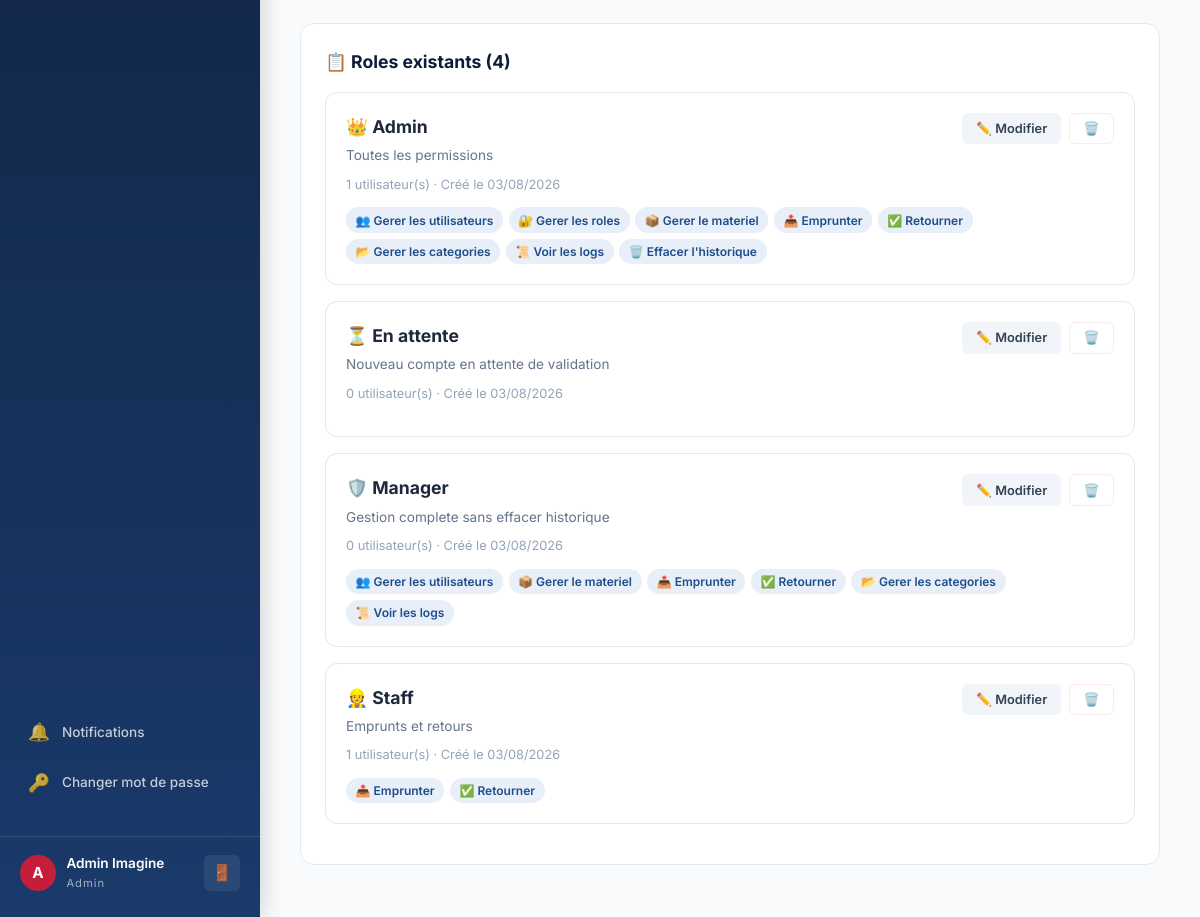
The app's page /admin/roles (signed in, lower part), older data.
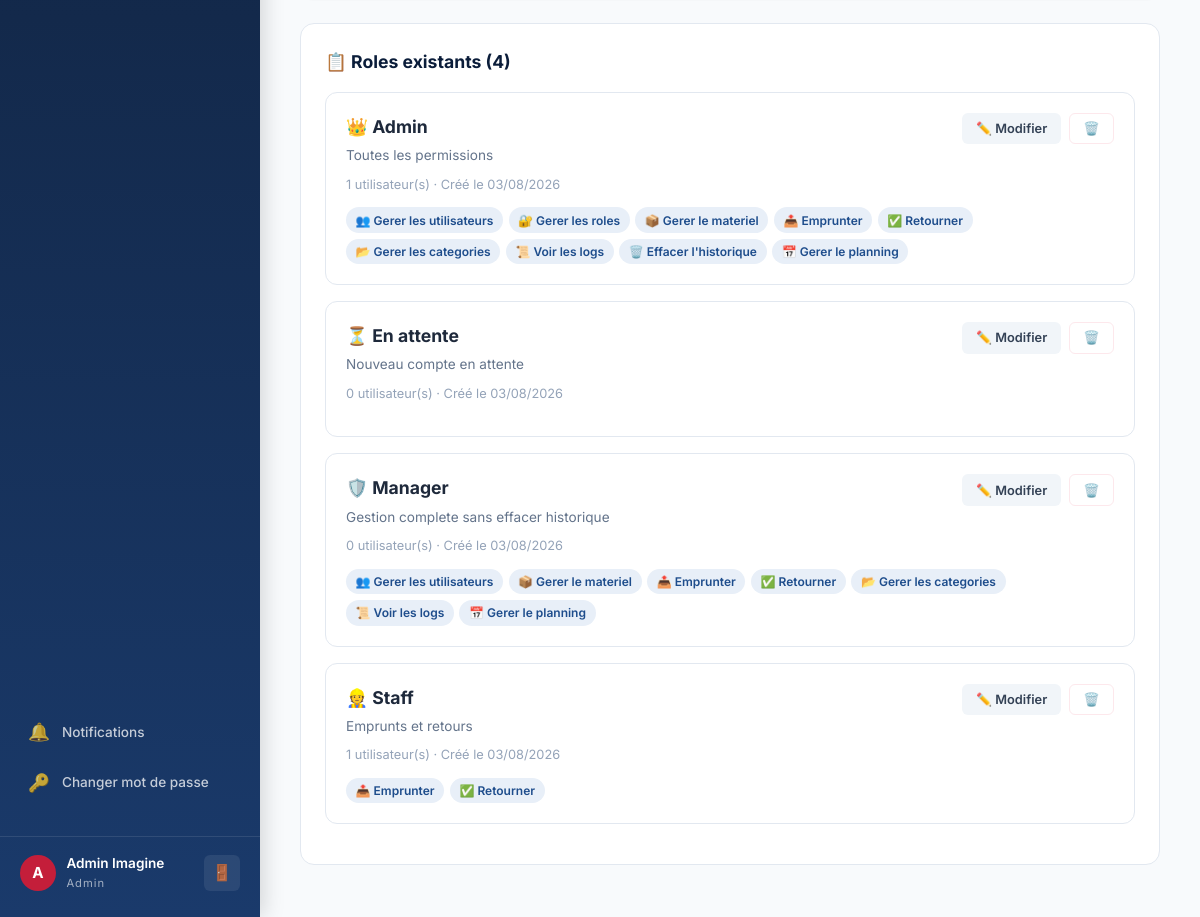
The same page, newer data.
### app.py (models this page shows, shortened)
class User(UserMixin, db.Model):
    __tablename__ = 'users'
    id = db.Column(db.Integer, primary_key=True); email = db.Column(db.String(150), unique=True, nullable=False)
    password_hash = db.Column(db.String(256), nullable=False); full_name = db.Column(db.String(150), nullable=False)
    role_id = db.Column(db.Integer, db.ForeignKey('roles.id'), nullable=True)
    created_at = db.Column(db.DateTime, default=tunisia_now)
    borrows = db.relationship('Borrow', backref='user', lazy=True)
    event_assignments = db.relationship('EventAssignment', backref='user', lazy=True)
    notifications = db.relationship('Notification', backref='user', lazy=True, foreign_keys='Notification.user_id')
    def has_permission(self, perm):
        role = db.session.get(CustomRole, self.role_id) if self.role_id else None
        return role.has_permission(perm) if role else False
    @property
    def role_name(self):
        role = db.session.get(CustomRole, self.role_id) if self.role_id else None
        return role.name if role else 'Aucun role'
    @property
    def unread_notifications(self):
        return Notification.query.filter_by(user_id=self.id, read=False).count()

class CustomRole(db.Model):
    __tablename__ = 'roles'
    id = db.Column(db.Integer, primary_key=True); name = db.Column(db.String(100), unique=True, nullable=False)
    icon = db.Column(db.String(10), default='👤'); description = db.Column(db.String(250), default='')
    permissions = db.Column(db.Text, default=''); created_at = db.Column(db.DateTime, default=tunisia_now)
    users = db.relationship('User', backref='role', lazy=True)
    def get_permissions(self):
        try: return json.loads(self.permissions) if self.permissions else []
        except: return []
    def has_permission(self, p): return p in self.get_permissions()

### app.py (the view)
@app.route('/admin/roles')
@permission_required('manage_roles')
def manage_roles():
    return render_template('manage_roles.html', roles=CustomRole.query.order_by(CustomRole.name).all(), all_permissions=ALL_PERMISSIONS)

### app.py (called while the page is built)
@login_manager.user_loader
def load_user(uid): return db.session.get(User, int(uid))

def permission_required(perm):
    def decorator(f):
        @wraps(f)
        @login_required
        def decorated(*args, **kwargs):
            if not current_user.has_permission(perm):
                flash('Acces refuse. Permission requise : ' + perm, 'error')
                return redirect(url_for('dashboard'))
            return f(*args, **kwargs)
        return decorated
    return decorator

### templates/manage_roles.html (shortened to what this page needs)
{% extends "base.html" %}
{% block content %}
<div class="form-page" style="max-width:1000px">
    <div class="detail-section"><h2>📋 Roles existants ({{ roles|length }})</h2>
        {% for role in roles %}
        <div style="border:1px solid var(--gray-200);border-radius:12px;padding:1.25rem;margin-bottom:1rem;background:var(--white)">
            <div style="display:flex;justify-content:space-between;align-items:start;flex-wrap:wrap;gap:1rem">
                <div>
                    <h3 style="font-size:1.1rem;margin-bottom:.25rem">{{ role.icon }} {{ role.name }}</h3>
                    <p style="color:var(--gray-500);font-size:.85rem">{{ role.description or 'Aucune description' }}</p>
                    <div style="margin-top:.5rem">
                        <small style="color:var(--gray-400)">{{ role.users|length }} utilisateur(s) · Créé le {{ role.created_at.strftime('%d/%m/%Y') }}</small>
                    </div>
                </div>
                <div style="display:flex;gap:.5rem">
                    <button class="btn btn-sm btn-secondary" onclick="openEditRole('{{ role.id }}','{{ role.name | replace("'","\\'") }}','{{ role.icon }}','{{ role.description | replace("'","\\'") }}',{{ role.permissions | tojson }})">✏️ Modifier</button>
                    <form method="POST" action="{{ url_for('delete_role',rid=role.id) }}" onsubmit="return confirm('Supprimer le role {{ role.name | replace("'","\\'") }} ?')"><button class="btn btn-sm btn-danger">🗑️</button></form>
                </div>
            </div>
            <div style="display:flex;flex-wrap:wrap;gap:.35rem;margin-top:.75rem">
                {% for p in role.get_permissions() %}
                {% set pinfo = all_permissions | selectattr("key","equalto",p) | first %}
                <span style="background:var(--blue-pale);color:var(--blue);padding:.2rem .6rem;border-radius:100px;font-size:.75rem;font-weight:600">{{ pinfo.icon if pinfo else '⚙️' }} {{ pinfo.label if pinfo else p }}</span>
                {% endfor %}
            </div>
        </div>
        {% endfor %}
    </div>
</div>
{% endblock %}

### templates/base.html (shortened to what this page needs)
<!DOCTYPE html>
<html lang="fr">
<head>
    <link rel="stylesheet" href="{{ url_for('static', filename='css/style.css') }}">
</head>
<body>
    {% if current_user.is_authenticated %}
    <aside class="sidebar" id="sidebar">
        <nav class="sidebar-nav">
            <div style="margin-top:auto;padding:0.5rem 0">
                <a href="{{ url_for('notifications') }}" class="nav-item" style="font-size:0.85rem;position:relative">
                    <span class="nav-icon">🔔</span><span>Notifications</span>
                </a>
                <a href="{{ url_for('change_password') }}" class="nav-item" style="font-size:0.85rem">
                    <span class="nav-icon">🔑</span><span>Changer mot de passe</span>
                </a>
            </div>
        </nav>
        <div class="sidebar-footer">
            <div class="user-info">
                <div class="user-avatar">{{ current_user.full_name[0] | upper }}</div>
                <div>
                    <div class="user-name">{{ current_user.full_name }}</div>
                    <div class="user-role">{{ current_user.role_name }}</div>
                </div>
            </div>
            <a href="{{ url_for('logout') }}" class="logout-btn" title="Deconnexion">🚪</a>
        </div>
    </aside>
    {% endif %}
    <main class="main-content {% if not current_user.is_authenticated %}no-sidebar{% endif %}">
        {% block content %}{% endblock %}
    </main>
</body>
</html>

### static/css/style.css (style rules this page uses)
*, *::before, *::after { margin: 0; padding: 0; box-sizing: border-box; }
:root { --blue-deep: #0B1D3A; --blue-dark: #13294B; --blue-mid: #1A3A6B; --blue: #1E4D8C; --blue-light: #3A7BD5; --blue-pale: #E8EFF8; --red: #C41E3A; --red-dark: #A01830; --red-light: #E63946; --red-pale: #FDE8EC; --white: #FFFFFF; --gray-50: #F8FAFC; --gray-100: #F1F5F9; --gray-200: #E2E8F0; --gray-300: #CBD5E1; --gray-400: #94A3B8; --gray-500: #64748B; --gray-600: #475569; --gray-700: #334155; --gray-800: #1E293B; --gray-900: #0F172A; --green: #16A34A; --green-pale: #DCFCE7; --amber: #D97706; --amber-pale: #FEF3C7; --radius-sm: 6px; --radius: 10px; --radius-lg: 14px; --radius-xl: 20px; --shadow-sm: 0 1px 2px rgba(0,0,0,0.05); --shadow: 0 1px 3px rgba(0,0,0,0.1), 0 1px 2px rgba(0,0,0,0.06); --shadow-md: 0 4px 6px rgba(0,0,0,0.07), 0 2px 4px rgba(0,0,0,0.06); --shadow-lg: 0 10px 15px rgba(0,0,0,0.1), 0 4px 6px rgba(0,0,0,0.05); --shadow-xl: 0 20px 25px rgba(0,0,0,0.1), 0 10px 10px rgba(0,0,0,0.04); --sidebar-w: 260px; --font: 'Inter', -apple-system, BlinkMacSystemFont, 'Segoe UI', sans-serif; --font-display: 'Playfair Display', Georgia, serif; }
html { font-size: 16px; scroll-behavior: smooth; }
body { font-family: var(--font); background: var(--gray-50); color: var(--gray-800); line-height: 1.6; min-height: 100vh; display: flex; -webkit-font-smoothing: antialiased; }
a { color: var(--blue); text-decoration: none; }
button { cursor: pointer; font-family: inherit; }
small { font-size: 0.8rem; color: var(--gray-500); display: block; margin-top: 0.25rem; }
.sidebar { position: fixed; left: 0; top: 0; bottom: 0; width: var(--sidebar-w); background: linear-gradient(180deg, var(--blue-deep) 0%, var(--blue-dark) 50%, var(--blue-mid) 100%); color: var(--white); display: flex; flex-direction: column; z-index: 100; box-shadow: 4px 0 20px rgba(0,0,0,0.15); }
.sidebar-nav { flex: 1; padding: 1.25rem 0.75rem; display: flex; flex-direction: column; gap: 0.25rem; }
.nav-item { display: flex; align-items: center; gap: 0.75rem; padding: 0.7rem 1rem; border-radius: var(--radius); color: rgba(255,255,255,0.75); font-weight: 500; font-size: 0.9rem; transition: all 0.2s; }
.nav-icon { font-size: 1.1rem; }
.sidebar-footer { padding: 1rem 1.25rem 1.5rem; border-top: 1px solid rgba(255,255,255,0.1); display: flex; align-items: center; justify-content: space-between; }
.user-info { display: flex; align-items: center; gap: 0.65rem; }
.user-avatar { width: 36px; height: 36px; border-radius: 50%; background: var(--red); color: white; display: flex; align-items: center; justify-content: center; font-weight: 700; font-size: 0.95rem; }
.user-name { font-size: 0.85rem; font-weight: 600; }
.user-role { font-size: 0.7rem; opacity: 0.6; letter-spacing: 1px; }
.logout-btn { background: rgba(255,255,255,0.08); border: none; color: white; width: 36px; height: 36px; border-radius: var(--radius-sm); font-size: 1rem; display: flex; align-items: center; justify-content: center; transition: all 0.2s; }
.main-content { flex: 1; margin-left: var(--sidebar-w); padding: 2rem 2.5rem; min-height: 100vh; max-width: calc(100vw - var(--sidebar-w)); }
.btn { display: inline-flex; align-items: center; justify-content: center; gap: 0.5rem; padding: 0.65rem 1.25rem; border-radius: var(--radius-sm); font-weight: 600; font-size: 0.9rem; border: none; transition: all 0.2s; white-space: nowrap; text-decoration: none; }
.btn-secondary { background: var(--gray-100); color: var(--gray-700); }
.btn-danger { background: var(--white); color: var(--red); border: 1.5px solid var(--red-pale); }
.btn-sm { padding: 0.45rem 0.85rem; font-size: 0.8rem; }
.detail-section { background: var(--white); border-radius: var(--radius-lg); border: 1px solid var(--gray-200); padding: 1.5rem; margin-bottom: 1.25rem; }
.detail-section h2 { font-size: 1.1rem; color: var(--blue-deep); margin-bottom: 1rem; }
.form-page { max-width: 800px; }

Row changes from the older to the newer data that the page shows:
changed CustomRole "En attente": description "Nouveau compte en attente de validation" → "Nouveau compte en attente"
Text that changed along with them:
new list line: "📅 Gerer le planning"
